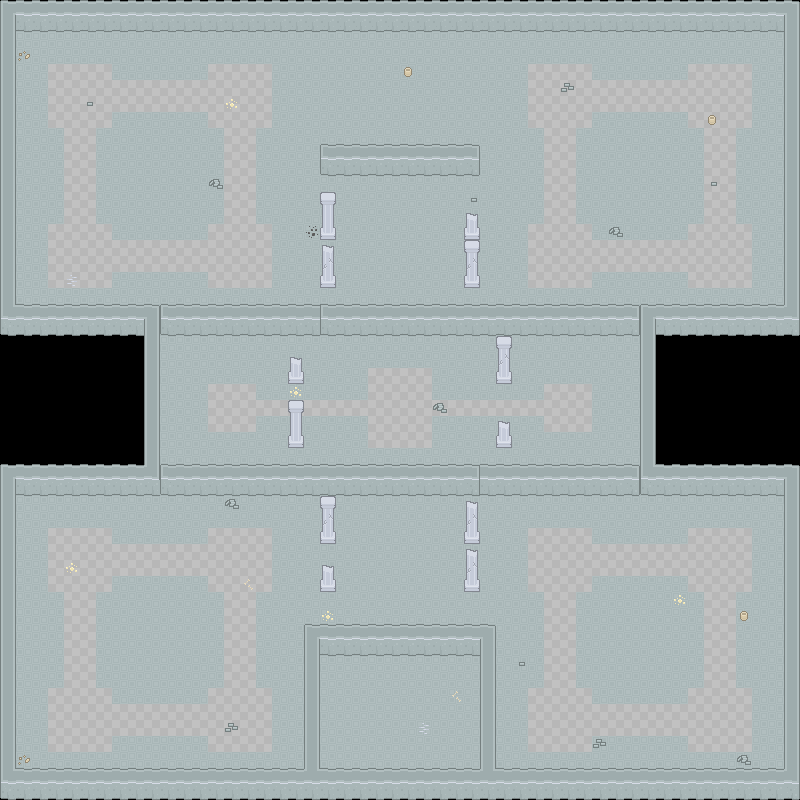

The image is a tile-based game level rendered from a .tmx file. Its description and source (layers, tilesets, objects; grid data summarised) follow:
An orthogonal 50x50 tile map with 16x16 px tiles, 7 tile layers (floor, floor deco, walls, wall, ...), 10 hidden layers not drawn and 89 objects (29x E, 16x I, 8x P).

<map version="1.8" tiledversion="1.8.4" orientation="orthogonal" renderorder="right-down" width="50" height="50" tilewidth="16" tileheight="16" infinite="0" nextlayerid="133" nextobjectid="245">
 <editorsettings>
  <export target="cpsc427-team6/data/maps/map2.tmj" format="json" />
 </editorsettings>
 <tileset firstgid="1" name="roguelikeDungeon_transparent" tilewidth="16" tileheight="16" spacing="1" tilecount="522" columns="29">
  <image source="roguelikeDungeon_transparent.png" trans="ff00ff" width="492" height="305" />
 </tileset>
 <layer id="4" name="floor" width="50" height="50">
  <data>[2500 cells, 2125 non-empty, 2 distinct tile ids]</data>
 </layer>
 <layer id="1" name="floor deco" width="50" height="50">
  <data>[2500 cells, 31 non-empty, 10 distinct tile ids]</data>
 </layer>
 <layer id="3" name="walls" width="50" height="50">
  <data>[2500 cells, 432 non-empty, 16 distinct tile ids]</data>
 </layer>
 <objectgroup id="2" name="walls">
  <object id="115" x="0" y="0" width="800" height="32" />
  <object id="116" x="784" y="0" width="16" height="800" />
  <object id="117" x="0" y="784" width="800" height="16" />
  <object id="118" x="0" y="0" width="16" height="800" />
  <object id="119" x="16" y="320" width="144" height="176" />
  <object id="120" x="640" y="320" width="144" height="176" />
  <object id="123" x="320" y="160" width="160" height="16" />
  <object id="124" x="320" y="640" width="160" height="16" />
  <object id="228" x="320" y="528" width="16" height="16" />
  <object id="229" x="320" y="576" width="16" height="16" />
  <object id="230" x="464" y="576" width="16" height="16" />
  <object id="231" x="464" y="528" width="16" height="16" />
  <object id="232" x="320" y="272" width="16" height="16" />
  <object id="234" x="320" y="224" width="16" height="16" />
  <object id="235" x="464" y="224" width="16" height="16" />
  <object id="236" x="464" y="272" width="16" height="16" />
  <object id="237" x="288" y="368" width="16" height="16" />
  <object id="238" x="288" y="432" width="16" height="16" />
  <object id="239" x="496" y="368" width="16" height="16" />
  <object id="240" x="496" y="432" width="16" height="16" />
 </objectgroup>
 <group id="5" name="randwalls">
  <group id="112" name="group6" visible="0">
   <properties>
    <property name="max" type="int" value="1" />
    <property name="min" type="int" value="0" />
   </properties>
   <group id="113" name="wall0">
    <layer id="114" name="wall" width="50" height="50">
     <data>[2500 cells, 9 non-empty, 3 distinct tile ids]</data>
    </layer>
    <objectgroup id="115" name="wall">
     <object id="216" x="640" y="176" width="16" height="144" />
    </objectgroup>
   </group>
   <group id="116" name="wall1">
    <layer id="117" name="wall" width="50" height="50">
     <data>[2500 cells, 11 non-empty, 4 distinct tile ids]</data>
    </layer>
    <objectgroup id="118" name="wall">
     <object id="217" x="640" y="32" width="16" height="144" />
    </objectgroup>
   </group>
  </group>
  <group id="119" name="group5" visible="0">
   <properties>
    <property name="max" type="int" value="1" />
    <property name="min" type="int" value="0" />
   </properties>
   <group id="120" name="wall0">
    <layer id="121" name="wall" width="50" height="50">
     <data>[2500 cells, 9 non-empty, 3 distinct tile ids]</data>
    </layer>
    <objectgroup id="122" name="wall">
     <object id="218" x="144" y="176" width="16" height="144" />
    </objectgroup>
   </group>
   <group id="123" name="wall1" visible="0">
    <layer id="124" name="wall" width="50" height="50">
     <data>[2500 cells, 11 non-empty, 4 distinct tile ids]</data>
    </layer>
    <objectgroup id="125" name="wall">
     <object id="219" x="144" y="32" width="16" height="144" />
    </objectgroup>
   </group>
  </group>
  <group id="105" name="group4" visible="0">
   <properties>
    <property name="max" type="int" value="1" />
    <property name="min" type="int" value="0" />
   </properties>
   <group id="106" name="wall0">
    <layer id="107" name="wall" width="50" height="50">
     <data>[2500 cells, 10 non-empty, 3 distinct tile ids]</data>
    </layer>
    <objectgroup id="108" name="wall">
     <object id="214" x="640" y="640" width="16" height="144" />
    </objectgroup>
   </group>
   <group id="109" name="wall1">
    <layer id="110" name="wall" width="50" height="50">
     <data>[2500 cells, 10 non-empty, 4 distinct tile ids]</data>
    </layer>
    <objectgroup id="111" name="wall">
     <!-- 64 objects omitted --></objectgroup>
   </group>
  </group>
  <group id="77" name="group1" visible="0">
   <properties>
    <property name="max" type="int" value="1" />
    <property name="min" type="int" value="0" />
   </properties>
   <group id="78" name="wall0">
    <layer id="79" name="wall" width="50" height="50">
     <data>[2500 cells, 10 non-empty, 3 distinct tile ids]</data>
    </layer>
    <objectgroup id="80" name="wall">
     <!-- 63 objects omitted --></objectgroup>
   </group>
   <group id="81" name="wall1">
    <layer id="82" name="wall" width="50" height="50">
     <data>[2500 cells, 10 non-empty, 4 distinct tile ids]</data>
    </layer>
    <objectgroup id="83" name="wall">
     <!-- 62 objects omitted --></objectgroup>
   </group>
  </group>
  <group id="91" name="group3" visible="0">
   <properties>
    <property name="max" type="int" value="1" />
    <property name="min" type="int" value="1" />
   </properties>
   <group id="92" name="wall0">
    <layer id="93" name="wall" width="50" height="50">
     <data>[2500 cells, 13 non-empty, 6 distinct tile ids]</data>
    </layer>
    <objectgroup id="94" name="wall">
     <!-- 61 objects omitted --></objectgroup>
   </group>
   <group id="95" name="wall1">
    <layer id="96" name="wall" width="50" height="50">
     <data>[2500 cells, 13 non-empty, 6 distinct tile ids]</data>
    </layer>
    <objectgroup id="97" name="wall">
     <!-- 60 objects omitted --></objectgroup>
   </group>
  </group>
  <group id="84" name="group2">
   <properties>
    <property name="max" type="int" value="1" />
    <property name="min" type="int" value="1" />
   </properties>
   <group id="85" name="wall0">
    <layer id="86" name="wall" width="50" height="50">
     <data>[2500 cells, 12 non-empty, 5 distinct tile ids]</data>
    </layer>
    <objectgroup id="87" name="wall">
     <!-- 59 objects omitted --></objectgroup>
   </group>
   <group id="88" name="wall1">
    <layer id="89" name="wall" width="50" height="50">
     <data>[2500 cells, 12 non-empty, 5 distinct tile ids]</data>
    </layer>
    <objectgroup id="90" name="wall">
     <!-- 58 objects omitted --></objectgroup>
   </group>
  </group>
  <group id="70" name="group0">
   <properties>
    <property name="max" type="int" value="1" />
    <property name="min" type="int" value="0" />
   </properties>
   <group id="71" name="wall0">
    <layer id="73" name="wall" width="50" height="50">
     <data>[2500 cells, 80 non-empty, 6 distinct tile ids]</data>
    </layer>
    <objectgroup id="72" name="wall">
     <!-- 57 objects omitted --></objectgroup>
   </group>
   <group id="74" name="wall1">
    <layer id="75" name="wall" width="50" height="50">
     <data>[2500 cells, 81 non-empty, 6 distinct tile ids]</data>
    </layer>
    <objectgroup id="76" name="wall">
     <!-- 55 objects omitted --></objectgroup>
   </group>
  </group>
 </group>
 <objectgroup id="69" name="item">
  <properties>
   <property name="max" type="int" value="8" />
   <property name="min" type="int" value="6" />
  </properties>
  <!-- 53 objects omitted --></objectgroup>
 <objectgroup id="68" name="enemy">
  <properties>
   <property name="max" type="int" value="19" />
   <property name="min" type="int" value="14" />
  </properties>
  <!-- 37 objects omitted --></objectgroup>
 <objectgroup id="67" name="player">
  <!-- 8 objects omitted --></objectgroup>
</map>
<!-- 64 of 89 objects omitted -->
